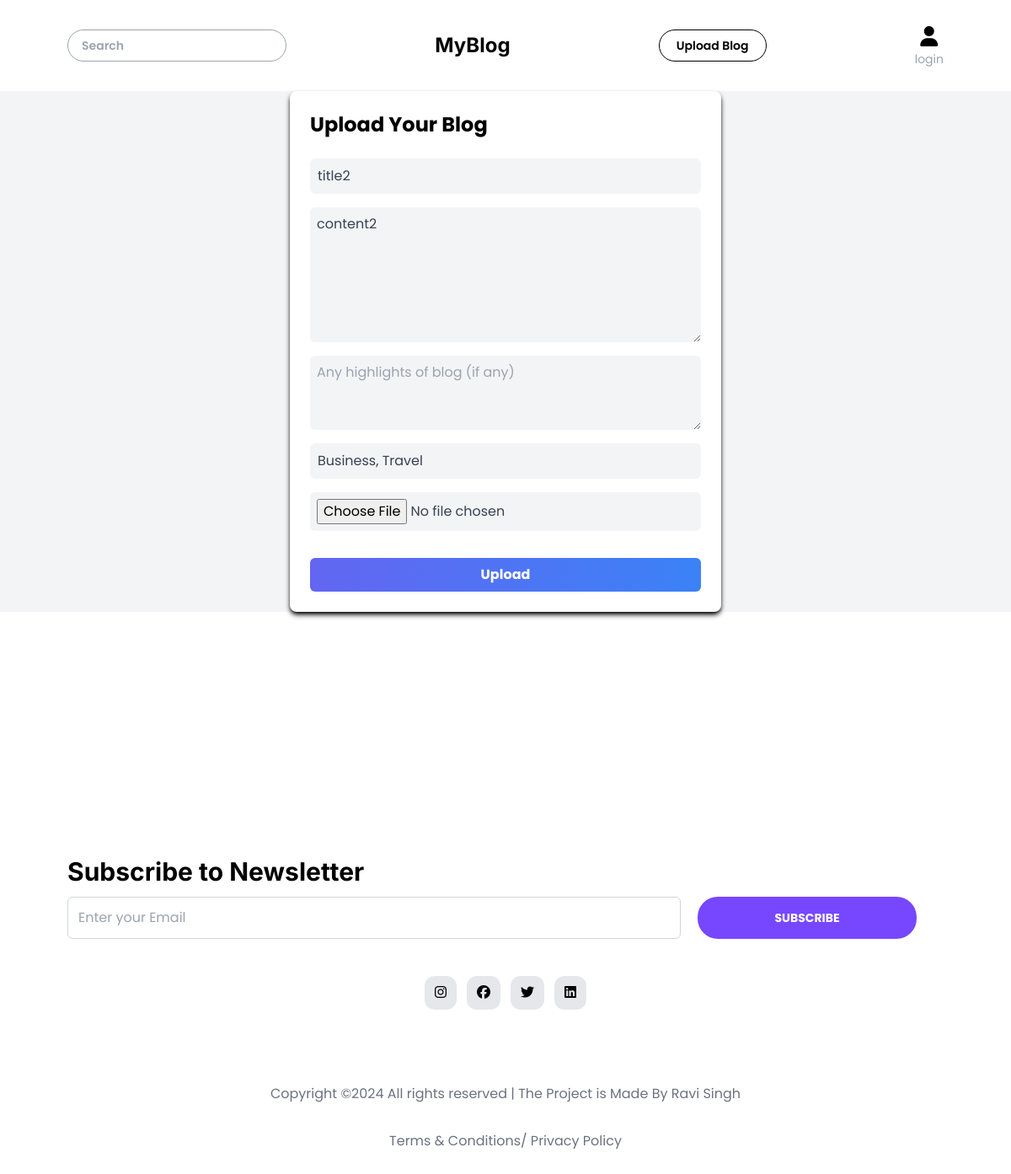
Page /update/3 on the committed database.
### flask_blog/model.py (models this page shows, shortened)
class Blog(db.Model):
    blog_id = db.Column(db.Integer, primary_key= True)
    blog_title = db.Column(db.String(200), nullable= False )
    blog_content = db.Column(db.String(2000), nullable= False )
    blog_img = db.Column(db.String(200), nullable= False )
    blog_highlights = db.Column(db.String(500), nullable= True )
    blog_category = db.Column(db.String(50), nullable= True )
    blog_user = db.Column(db.Integer, db.ForeignKey("user.id"), nullable= False)

### flask_blog/routes.py (the view, shortened to what this page needs)
@app.route("/update/<id>", methods=['GET', 'POST'])
def updatePost(id):
    updateBlog = Blog.query.filter_by(blog_id = id).first()
    return render_template("addBlog.html", blog= updateBlog)

### flask_blog/__init__.py (called while the page is built)
def create_app():
    from flask_blog import routes, model
    @app.before_request
    def make_session_permanent():
        session.permanent = True
    with app.app_context():
        db.create_all()
    return app

### flask_blog/templates/addBlog.html
{% extends "base.html" %}
{% block body %}
<div class="flex flex-col items-center justify-center h-[90vh] bg-gray-100">
    <div class="w-full max-w-lg bg-white rounded-lg shadow-md shadow-black p-6">
      <h2 class="text-2xl font-bold  mb-6">Upload Your Blog</h2>
      <form class="flex flex-col" action="" enctype="multipart/form-data" method="post">
        <input name="title" value="{{blog.blog_title}}" placeholder="Blog Title" class="bg-gray-100 text-gray-700 border border-gray-100  rounded-md p-2 mb-4 focus:bg-gray-200 focus:outline-none focus:ring-1 focus:ring-blue-500 transition ease-in-out duration-150" type="text">
        <textarea name="content"  rows="6" placeholder="Blog Content" class="bg-gray-100 text-gray-700  rounded-md p-2 mb-4 focus:bg-gray-200 focus:outline-none focus:ring-1 focus:ring-blue-500 transition ease-in-out duration-150" name="cover_letter">{{blog.blog_content}}</textarea>
        <textarea name="highlight"  rows="3" placeholder="Any highlights of blog (if any)" class="bg-gray-100 text-gray-700  rounded-md p-2 mb-4 focus:bg-gray-200 focus:outline-none focus:ring-1 focus:ring-blue-500 transition ease-in-out duration-150" name="cover_letter">{{blog.blog_highlights}}</textarea>
        <input name="category" value="{{blog.blog_category}}"  placeholder="category" class="bg-gray-100 text-gray-700 border border-gray-100  rounded-md p-2 mb-4 focus:bg-gray-200 focus:outline-none focus:ring-1 focus:ring-blue-500 transition ease-in-out duration-150" type="text">
        <input name="blogPic" placeholder="Blog Image" class="bg-gray-100 text-gray-700  rounded-md p-2 mb-4 focus:bg-gray-600 focus:outline-none focus:ring-1 focus:ring-blue-500 transition ease-in-out duration-150" type="file">
        <button class="bg-gradient-to-r from-indigo-500 to-blue-500 text-white font-bold py-2 px-4 rounded-md mt-4 hover:bg-indigo-600 hover:to-blue-600 transition ease-in-out duration-150" type="submit">Upload</button>
      </form>
    </div>
  </div>
  {% endblock %}

### rows in the picture
Blog: title "title2", content "content2", category "Business, Travel"
